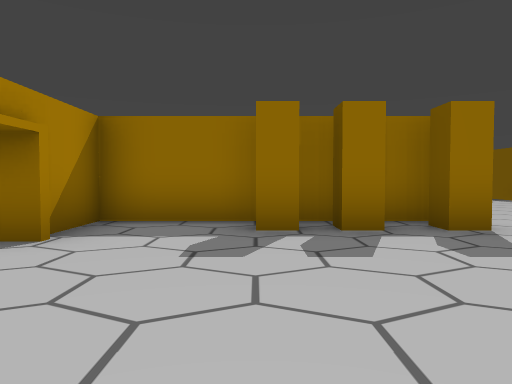
View 1 (above)

21 first-person views from a walk through a scene from a Unity 3-D project. The camera is 1.2 m above the floor, tilts 2° down and sees 70° across. Doors are open. The floor is counted in squares, 2 m on a side. Each view is taken from the middle of a square. On the plan, view 1 faces up. The plan holds only what a view shows up to about 10 squares ahead; the rest is blank. The place goes on beyond the plan. Some animated figures are not drawn.

View 2
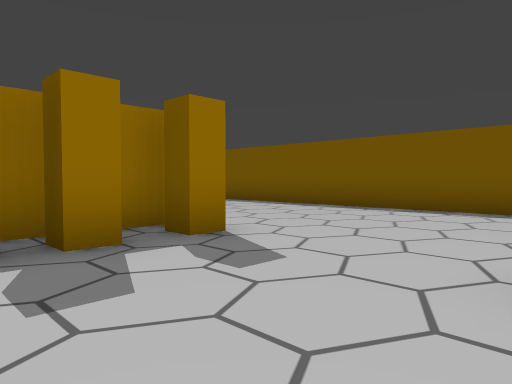

View 3
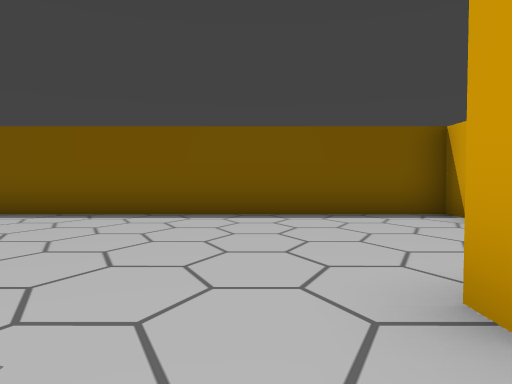

View 4
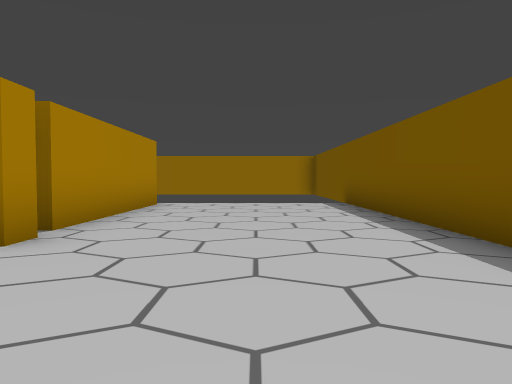

View 5
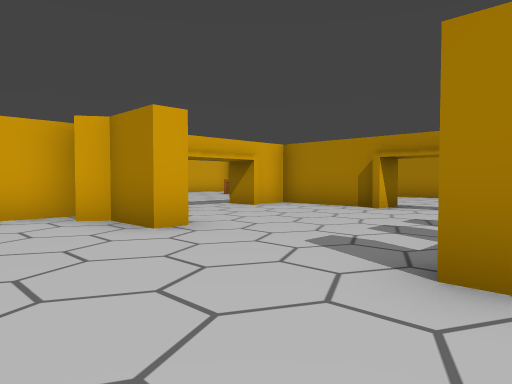

View 6
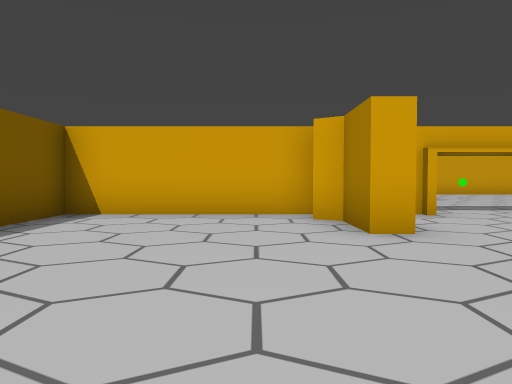

View 7
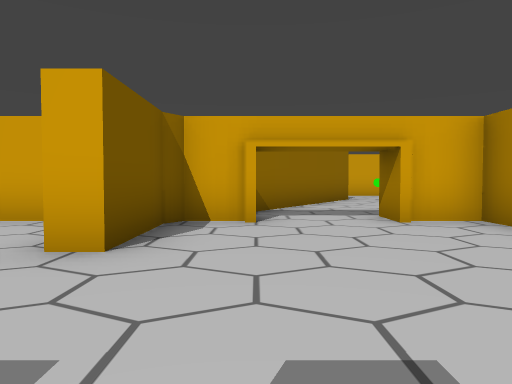

View 8
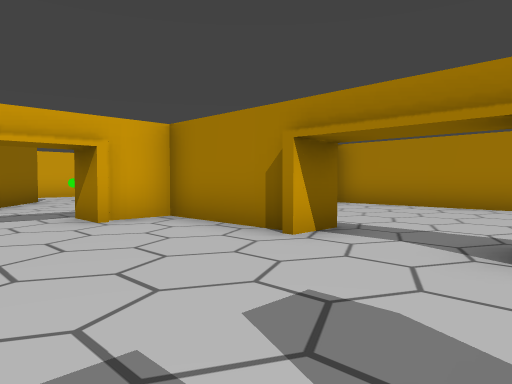

View 9
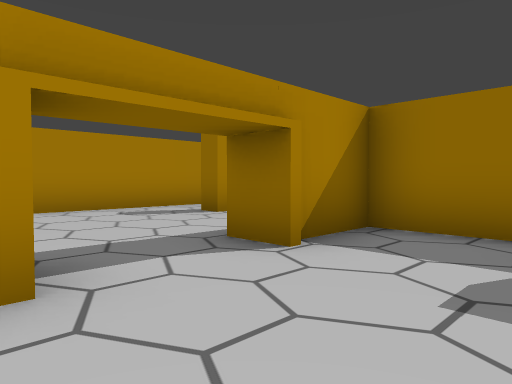

View 10
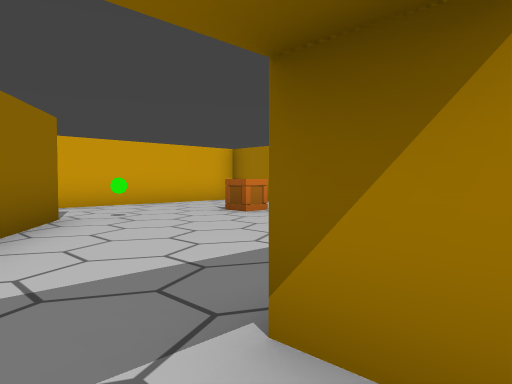

View 11
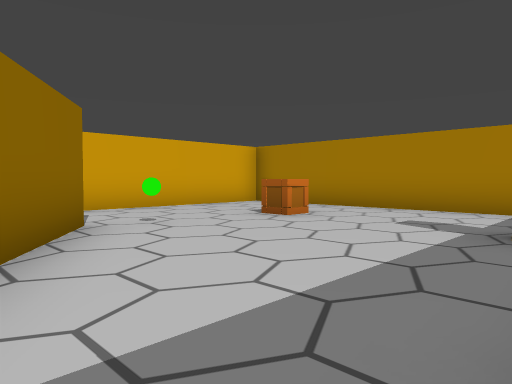

View 12
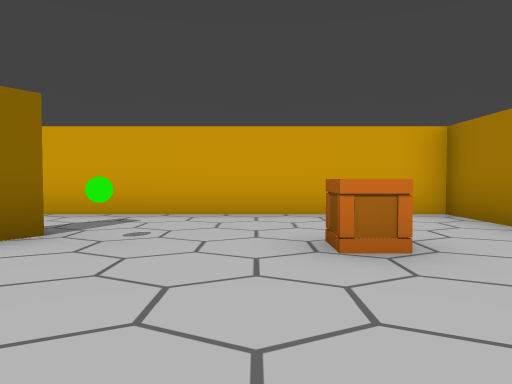

View 13
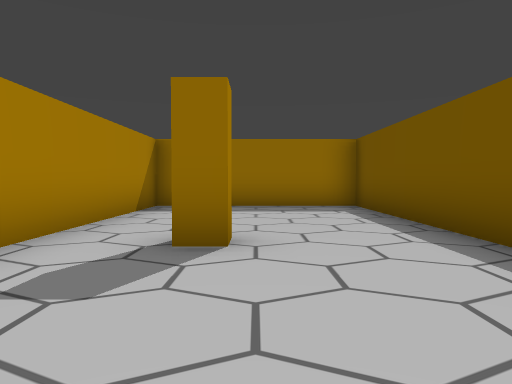

View 14
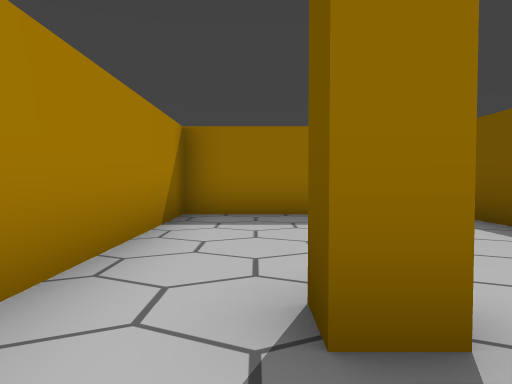

View 15
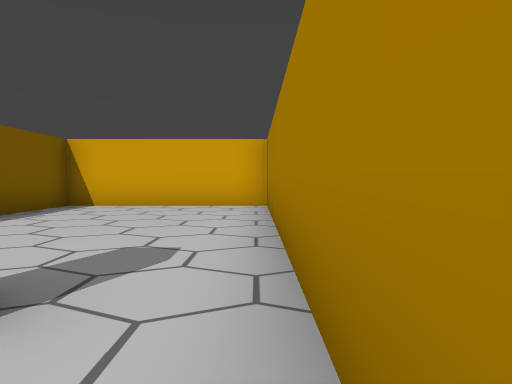

View 16
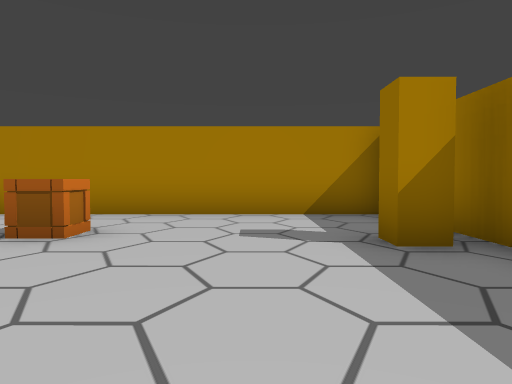

View 17
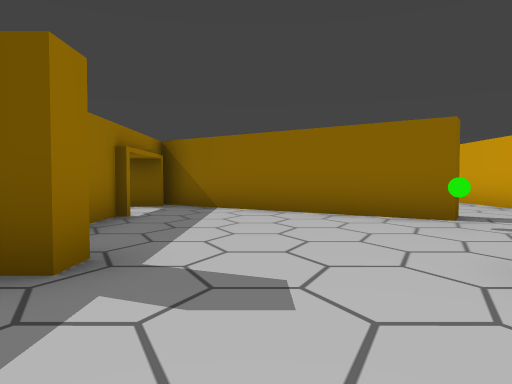

View 18
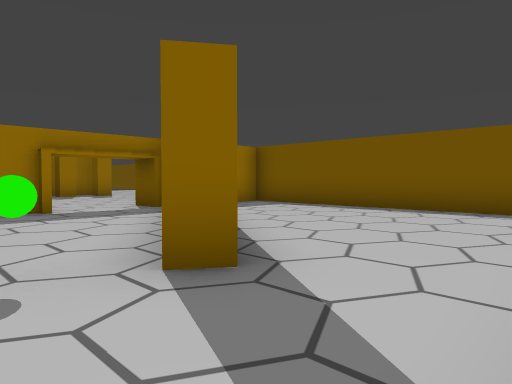

View 19
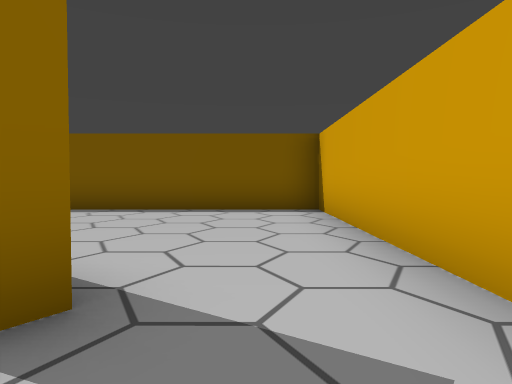

View 20
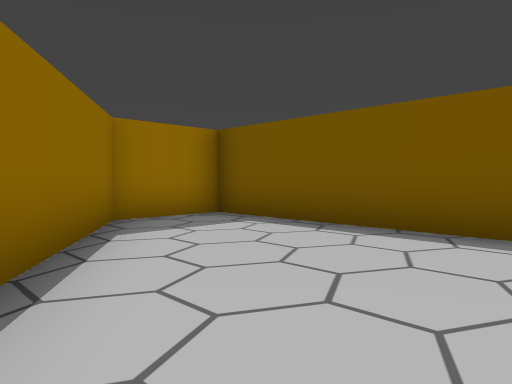

View 21
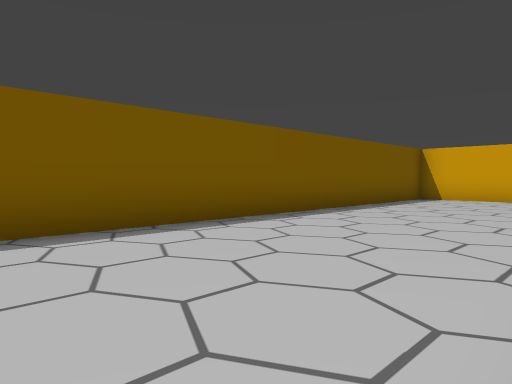

### Floor plan
Ten units are one square. View 1 is at (0, 0); x grows to the right and y downward. Boxes are objects, and circles mark ways between rooms. Rooms are numbered by the first view taken in them; rooms with no view inside come last. Other rooms are left out.
<svg viewBox="-78 -115 155 213">
<path fill="none" stroke="#000" d="M-6 -53 -23 -53 -23 -39M29 12 72 12 72 -110M20 12 23 9M26 -97 26 -53 18 -53M-23 -14 -23 12 -10 12 -10 18M10 20 10 12 22 12 22 -10 26 -10 26 1 32 5M-30 -15 -20 -15M-16 67 17 18M-41 18 -52 18M-10 18 -21 18M-73 19 -73 93 -4 93M-27 -51 -27 -102 -73 -102 -73 12 -27 12 -27 -10M-20 -35 -30 -35M-4 93 43 93 43 18 23 18 4 46"/>
<rect x="-5" y="-55" width="10" height="10" fill="#bbb"><title>other object</title></rect>
<rect x="5" y="-55" width="10" height="10" fill="#bbb"><title>other object</title></rect>
<rect x="15" y="-55" width="20" height="20" fill="#bbb"><title>other object</title></rect>
<rect x="-55" y="55" width="10" height="10" fill="#bbb"><title>crate</title></rect>
<rect x="-55" y="15" width="20" height="10" fill="#bbb"><title>other object</title></rect>
<rect x="-25" y="65" width="10" height="10" fill="#bbb"><title>green ball</title></rect>
<rect x="-65" y="-65" width="20" height="20" fill="#bbb"><title>other object</title></rect>
<circle cx="0" cy="10" r="3" fill="#2a7"/>
<circle cx="-30" cy="-25" r="3" fill="#2a7"/>
<circle cx="-10" cy="85" r="3" fill="#2a7"/>
<text x="30" y="-40">1</text>
<text x="-40" y="50">2</text>
<text x="-50" y="-50">3</text>
<text x="20" y="60">4</text>
</svg>
Room 1 opens to room 2. Room 1 opens to room 3. Room 2 opens to room 4.

Where each view was taken, in squares from view 1:
view 1: 0 up, 0 right, facing up
view 2: 1 up, 0 right, facing up-right
view 3: 2 up, 1 right, facing right
view 4: 1 up, 5 right, facing up
view 5: 5 up, 5 right, facing down-left
view 6: 5 up, 4 right, facing down
view 7: 4 up, 1 right, facing down
view 8: 4 up, 1 right, facing down-left
view 9: 1 up, 0 right, facing up-left
view 10: 1 down, 0 right, facing down-left
view 11: 2 down, 0 right, facing down-left
view 12: 3 down, 4 left, facing down
view 13: 2 up, 5 left, facing up
view 14: 4 up, 6 left, facing up
view 15: 7 up, 7 left, facing down
view 16: 4 down, 1 left, facing left
view 17: 4 down, 7 left, facing right
view 18: 9 down, 3 left, facing up-right
view 19: 8 down, 3 left, facing right
view 20: 7 down, 0 right, facing up-right
view 21: 10 up, 3 right, facing down-right
